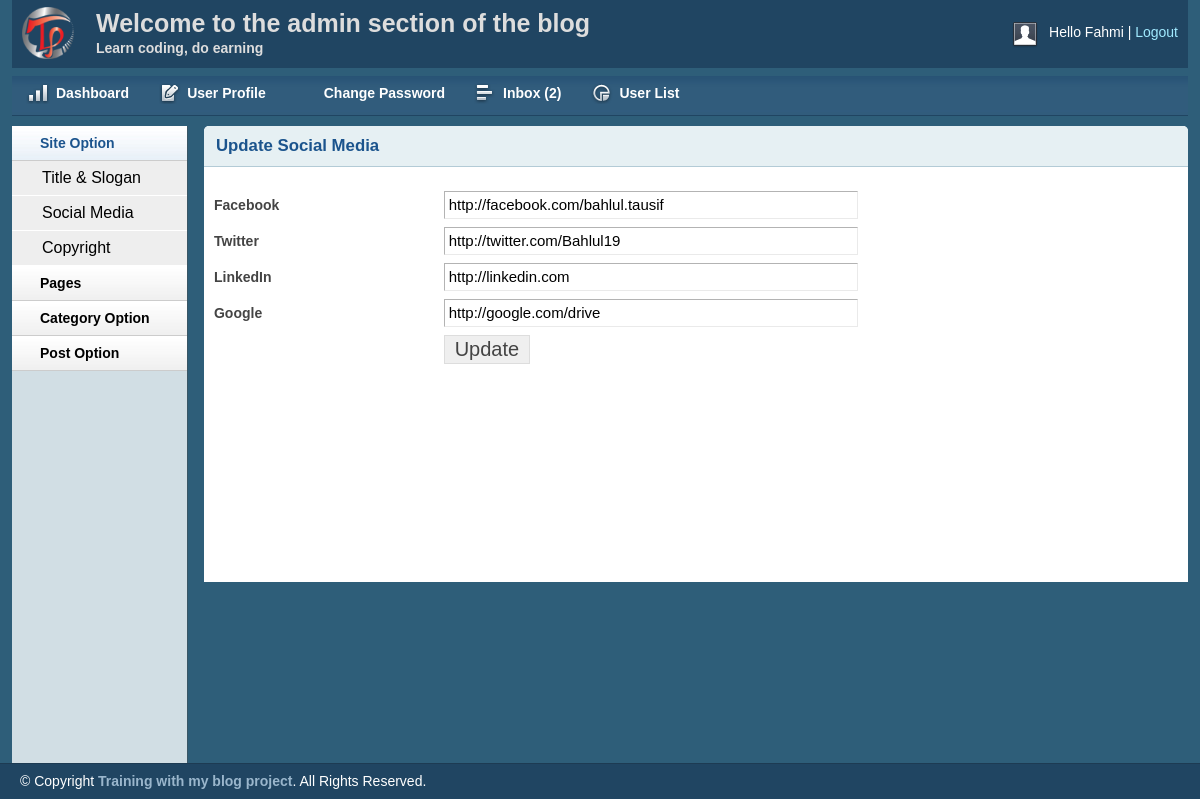
The app's page /admin/social.php (signed in) with its own data.
### tables this page shows
CREATE TABLE `tbl_social` (
  `id` int(11) NOT NULL,
  `facebook` varchar(255) NOT NULL,
  `twitter` varchar(255) NOT NULL,
  `linkedin` varchar(255) NOT NULL,
  `google` varchar(255) NOT NULL
);

### lib/Database.php (called while the page is built, shortened)
<?php
Class Database{
	public $host   = DB_HOST;
	public $user   = DB_USER;
	public $pass   = DB_PASS;
	public $dbname = DB_NAME;
	public $link;
	private function connectDB(){
	$this->link = new mysqli($this->host, $this->user, $this->pass, $this->dbname);
 }
	public function select($query){
		$result = $this->link->query($query) or die($this->link->error.__LINE__);
		if($result->num_rows > 0){
			return $result;
		} else {
			return false;
		}
	}
}
?>

### admin/social.php (the view, shortened to what this page needs)
<?php include('inc/header.php'); ?>
<?php include('inc/sidebar.php'); ?>
<div class="grid_10">
    <div class="box round first grid">
        <h2>Update Social Media</h2>
        <div class="block">
        <?php
        $sql = "SELECT * FROM tbl_social WHERE id ='1'";
        $social_image = $db->select($sql);
        if($social_image)
        {
            while($value = $social_image->fetch_assoc())
            {
            ?>
        <form action="" method="POST" enctype="multipart/form-date">
        <table class="form">
            <tr>
                <td>
                    <label>Facebook</label>
                </td>
                <td>
                    <input type="text" name="facebook" value="<?= $value['facebook'] ?>" class="medium" />
                </td>
            </tr>
            <tr>
               <td>
                   <label>Twitter</label>
               </td>
               <td>
                   <input type="text" name="twitter" value="<?= $value['twitter'] ?>" class="medium" />
               </td>
           </tr>
            <tr>
                <td>
                    <label>LinkedIn</label>
                </td>
                <td>
                    <input type="text" name="linkedin" value="<?= $value['linkedin'] ?>" class="medium" />
                </td>
            </tr>
            <tr>
                <td>
                    <label>Google</label>
                </td>
                <td>
                    <input type="text" name="google" value="<?= $value['google'] ?>" class="medium" />
                </td>
            </tr>
            <tr>
                <td></td>
                <td>
                    <input type="submit" name="update" Value="Update" />
                </td>
            </tr>
        </table>
        </form>
         <?php } } ?>
    </div>
    </div>
</div>
<?php include('inc/footer.php'); ?>

### admin/css/layout.css (style rules this page uses)
body { background: #fff none repeat scroll 0 0; color: #444; font-size: 14px; padding: 0; }
h1, h2, h3, h4, h5, h6 { line-height:1.2em; margin-bottom:.3em; }
h2 { margin-top:1em; }
.box { background:#fff; margin-bottom:20px; padding:10px 10px 10px 10px; margin-left:-8px; }
.box.grid { padding-bottom:40px; }
.box.round { -moz-border-radius: 5px 5px 0px 0px; -webkit-border-radius: 5px 5px 0px 0px; border-radius: 5px 5px 0px 0px; }
.box h2 { font-size:1.2em; font-weight:bold; color:#1B548D; background:#E6F0F3; margin:-10px -10px 0 -10px; padding:10px 12px; border-bottom:1px solid #B3CBD6; -moz-border-radius: 5px 5px 0px 0px; -webkit-border-radius: 5px 5px 0px 0px; border-radius: 5px 5px 0px 0px; }
.box.first { min-height: 406px; }
.block { padding-top:20px; }
table.form { width:100%; }
table.form td { padding:4px 0px; }
table.form label { font-weight:bold; }
table.form input, table.form select { font-size: 15px; padding: 4px 4px 5px 4px; border-top: 1px solid #b3b3b3; border-left: 1px solid #b3b3b3; border-right: 1px solid #eaeaea; border-bottom: 1px solid #eaeaea; }
table.form input[type="submit"] { border: 1px solid #ddd; color: #444; cursor: pointer; font-size: 20px; padding: 2px 10px; }
input.medium { width: 55%; }
.block { padding-bottom:1px; }

### records on screen
tbl_social: facebook "http://facebook.com/bahlul.tausif", twitter "http://twitter.com/Bahlul19", linkedin "http://linkedin.com", google "http://google.com/drive"

### other values on screen
Session::get('username') "Fahmi"
$count "2"
